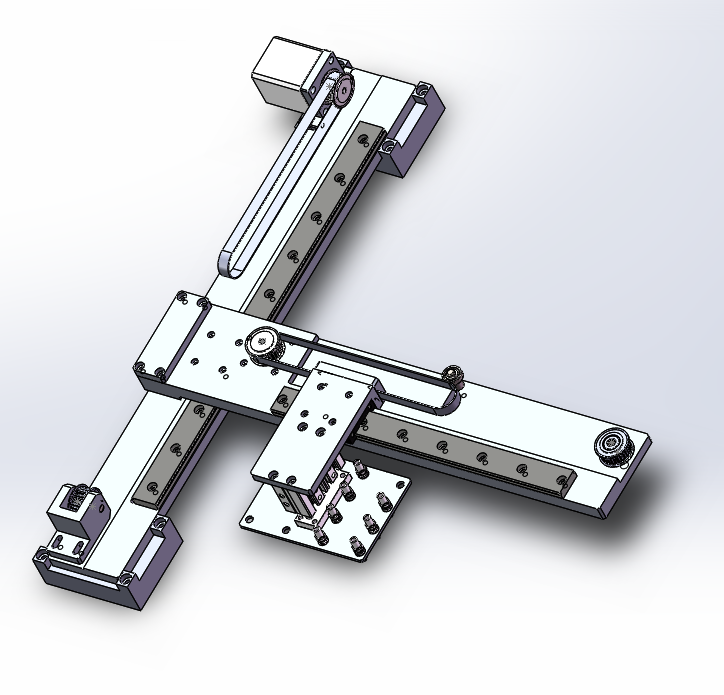
//> input picture opencvstudy/7-6/7-6/7-6/1.jpg, 724 x 695 px
$ ./main   (built with g++ and OpenCV 4)
//> lines starting //> are read from the running program, lines starting //| are printed output that depends on the picture; after the words box and inside, x2 and y2 are one past the last pixel; in counts of white or black regions, pixels touching at a corner belong together
#include<opencv2/opencv.hpp>
#include<opencv2/imgproc/imgproc.hpp>
using namespace cv;
using namespace std;

int main()
{
	Mat srcImage = imread("1.jpg");
//> srcImage is the input picture: 695 rows x 724 cols, CV_8UC3; mean B, G, R 221, 217.3, 215.4
	Mat midImage, dstImage;
	Canny(srcImage, midImage, 50, 200, 3);
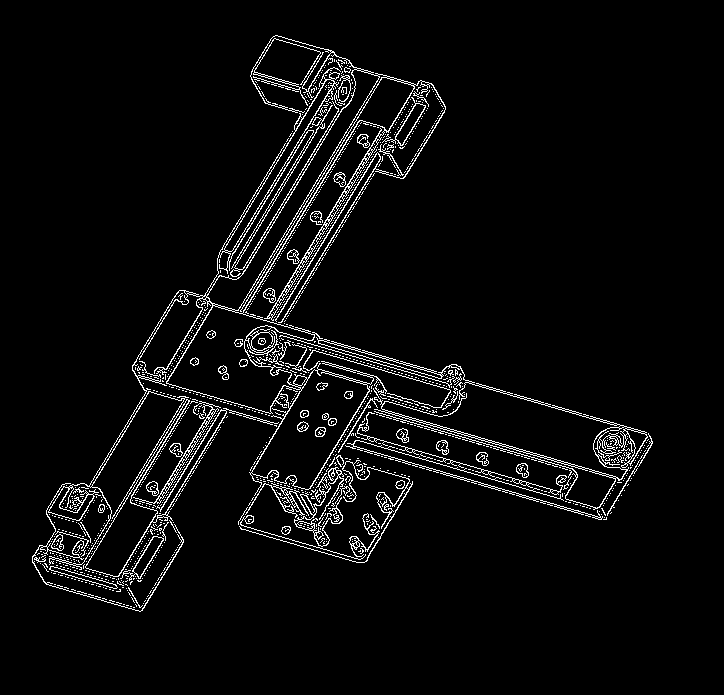
//> midImage: 695 rows x 724 cols, CV_8UC1; 4.4% white in thin lines or dots, all inside (x1, y1, x2, y2) = (32, 35, 653, 612)
	cvtColor(midImage, dstImage, CV_GRAY2BGR);
	vector<Vec2f> lines;
	HoughLines(midImage, lines, 1, CV_PI / 180, 150, 0, 0);
//> lines = 60 lines (rho, theta), first 12: [407, 0.54], [400, 0.54], [392, 0.54], [328, 0.54], [333, 1.85], [239, 1.85], [237, 1.85], [336, 0.54], [369, 0.54], [320, 0.54], [331, 1.85], [394, 0.52]

	for (size_t i = 0; i < lines.size(); i++)
	{
		float rho = lines[i][0], theta = lines[i][1];
		Point pt1, pt2;
		double a = cos(theta), b = sin(theta);
		double x0 = a*rho, y0 = sin(theta);
		pt1.x = cvRound(x0 + 1000 * (-b));
		pt1.y = cvRound(y0 + 1000 * (a));
		pt2.x = cvRound(x0 - 1000 * (-b));
		pt2.y = cvRound(y0 - 1000 * (a));
		line(dstImage, pt1, pt2, Scalar(55, 100, 195), 1, LINE_AA);
	}
//> this loop made 60 passes
//> (rho, theta, a, b, x0, y0) on passes 1 to 12: (407, 0.541, 0.857, 0.515, 348.9, 0.515), (400, 0.541, 0.857, 0.515, 342.9, 0.515), (392, 0.541, 0.857, 0.515, 336, 0.515), (328, 0.541, 0.857, 0.515, 281.2, 0.515), (333, 1.85, -0.276, 0.961, -91.79, 0.961), (239, 1.85, -0.276, 0.961, -65.88, 0.961), (237, 1.85, -0.276, 0.961, -65.33, 0.961), (336, 0.541, 0.857, 0.515, 288, 0.515), (369, 0.541, 0.857, 0.515, 316.3, 0.515), (320, 0.541, 0.857, 0.515, 274.3, 0.515), (331, 1.85, -0.276, 0.961, -91.24, 0.961), (394, 0.524, 0.866, 0.5, 341.2, 0.5)
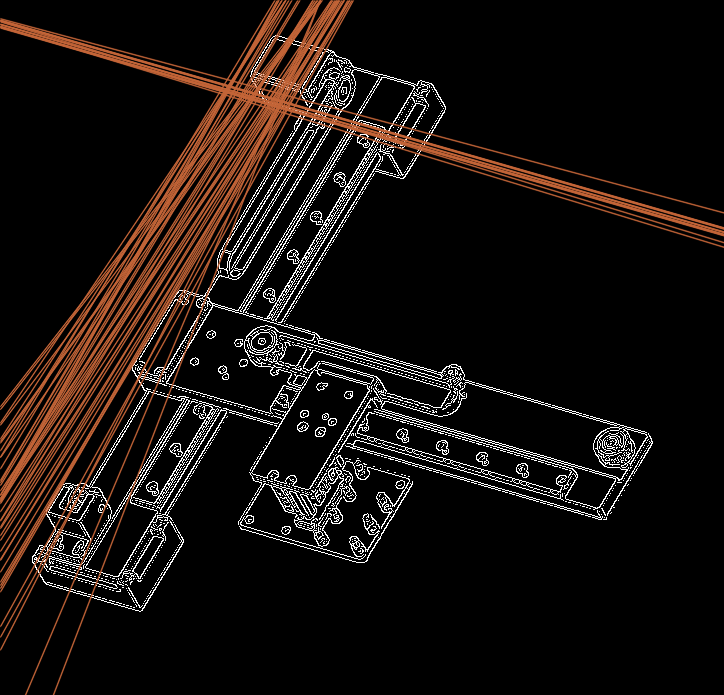
//> dstImage: 695 rows x 724 cols, CV_8UC3; mean B, G, R 14.6, 17.8, 24.4

	imshow("origin picture",srcImage);
	imshow("result picture", dstImage);
	waitKey(0);
	return 0;
}
